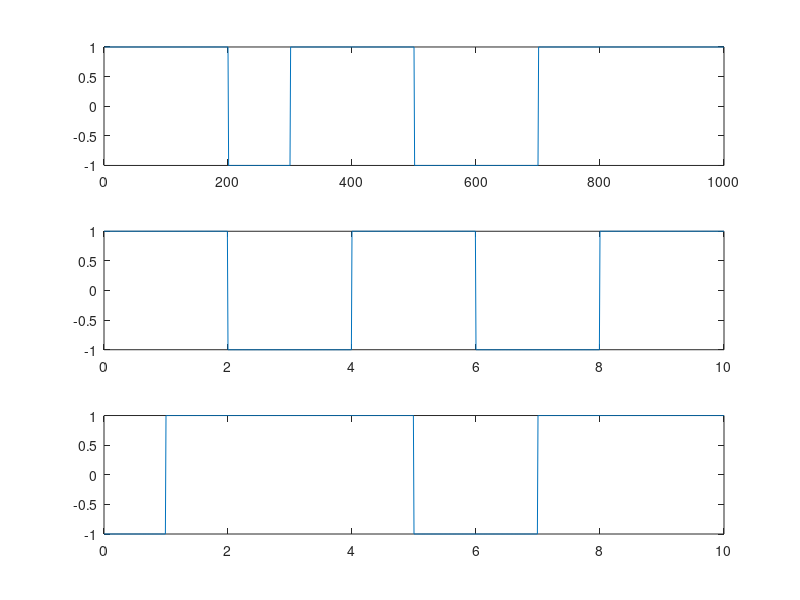
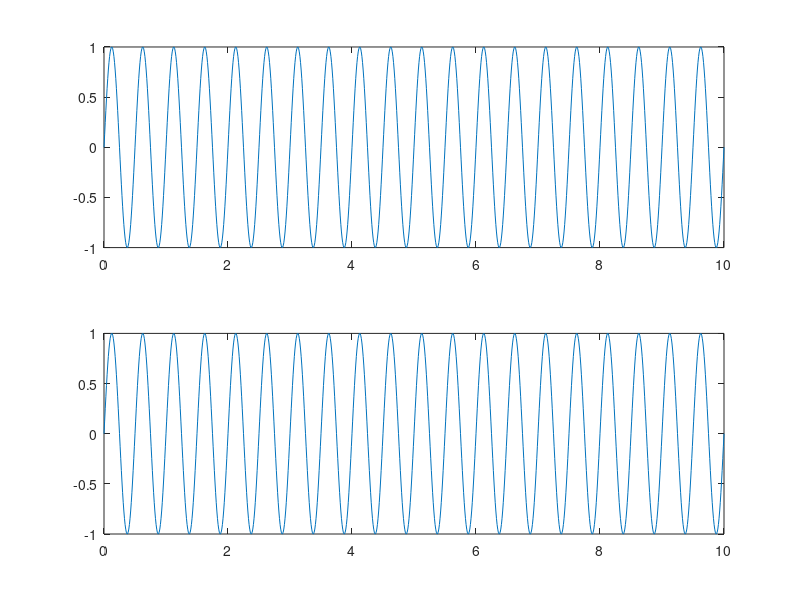
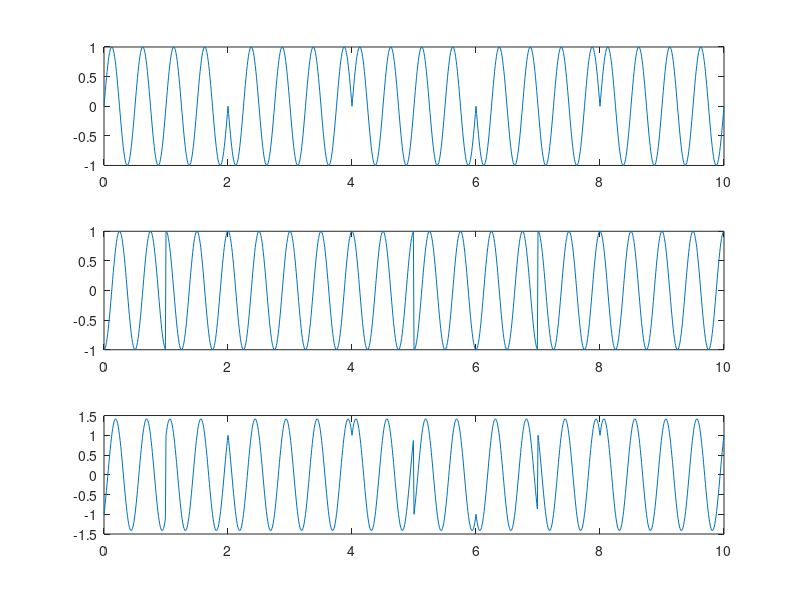

Write MATLAB code to recreate these figures, in order.
clear;
clc;

b = [1,1,0,1,1,0,0,1,1,1];
m=[];
Vp=1;
for i=1:size(b,2)
 if b(i)==1
    m=[m ones(1,100)*Vp];
 elseif b(i)==0
    m=[m ones(1,100)*(-Vp)];
 end
end

n = length(b);
t = 0:.01:n;
x = 1:1:(n+1)*100;
temp_e = zeros(n);
temp_o = zeros(n);
for i =1:2:n
    temp_o(i) = b(i);
    temp_o(i+1) = b(i);
end
for i = 2:2:n
    temp_e(i) = b(i);
    temp_e(i+1) = b(i);
end
for i = 1:n
    if (temp_o(i) == 0)
        temp_o(i) = -1;
    else
        temp_o(i) = 1;
    end
    for j = i:.1:i+1
        b_o(x(i*100:(i+1)*100)) = temp_o(i);
    end
end
for i = 1:n
    if (temp_e(i) == 0)
        temp_e(i) = -1;
    else
        temp_e(i) = 1;
    end
    for j = i:.1:i+1
        b_e(x(i*100:(i+1)*100)) = temp_e(i);
    end
end
b_o = b_o(100:end);
b_e = b_e(100:end);

figure
subplot(3,1,1)
plot(m)

subplot(3,1,2)
plot(t,b_o)
subplot(3,1,3)
plot(t,b_e)

fc = 2;
s_wave=sin(2*pi*fc*t);
c_wave=cos(2*pi*fc*t);
figure
subplot(2,1,1)
plot(t,s_wave)
subplot(2,1,2)
plot(t,s_wave)
os = b_o.*s_wave;
es = b_e.*c_wave;

figure
subplot(3,1,1)
plot(t,os)
subplot(3,1,2)
plot(t,es)
sum = os+es;
subplot(3,1,3)
plot(t,sum)